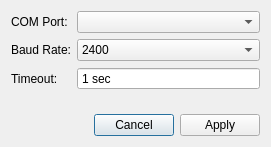
<?xml version="1.0" encoding="UTF-8"?>
<ui version="4.0">
 <class>readerConfig</class>
 <widget class="QDialog" name="readerConfig">
  <property name="geometry">
   <rect>
    <x>0</x>
    <y>0</y>
    <width>271</width>
    <height>147</height>
   </rect>
  </property>
  <property name="windowTitle">
   <string>Reader Configuration</string>
  </property>
  <layout class="QVBoxLayout" name="verticalLayout">
   <item>
    <layout class="QFormLayout" name="formLayout">
     <item row="0" column="0">
      <widget class="QLabel" name="label">
       <property name="text">
        <string>COM Port:</string>
       </property>
      </widget>
     </item>
     <item row="0" column="1">
      <widget class="QComboBox" name="comPortComboBox"/>
     </item>
     <item row="1" column="0">
      <widget class="QLabel" name="label_2">
       <property name="text">
        <string>Baud Rate:</string>
       </property>
      </widget>
     </item>
     <item row="1" column="1">
      <widget class="QComboBox" name="baudRateComboBox">
       <item>
        <property name="text">
         <string>2400</string>
        </property>
       </item>
       <item>
        <property name="text">
         <string>4800</string>
        </property>
       </item>
       <item>
        <property name="text">
         <string>9600</string>
        </property>
       </item>
       <item>
        <property name="text">
         <string>19200</string>
        </property>
       </item>
       <item>
        <property name="text">
         <string>38400</string>
        </property>
       </item>
       <item>
        <property name="text">
         <string>57600</string>
        </property>
       </item>
       <item>
        <property name="text">
         <string>115200</string>
        </property>
       </item>
      </widget>
     </item>
     <item row="2" column="0">
      <widget class="QLabel" name="label_3">
       <property name="text">
        <string>Timeout:</string>
       </property>
      </widget>
     </item>
     <item row="2" column="1">
      <widget class="QSpinBox" name="timeoutSpinBox">
       <property name="buttonSymbols">
        <enum>QAbstractSpinBox::NoButtons</enum>
       </property>
       <property name="suffix">
        <string> sec</string>
       </property>
       <property name="prefix">
        <string/>
       </property>
       <property name="minimum">
        <number>1</number>
       </property>
       <property name="maximum">
        <number>100</number>
       </property>
      </widget>
     </item>
    </layout>
   </item>
   <item>
    <widget class="QDialogButtonBox" name="buttonBox">
     <property name="standardButtons">
      <set>QDialogButtonBox::Apply|QDialogButtonBox::Cancel</set>
     </property>
    </widget>
   </item>
  </layout>
 </widget>
 <resources/>
 <connections/>
</ui>
